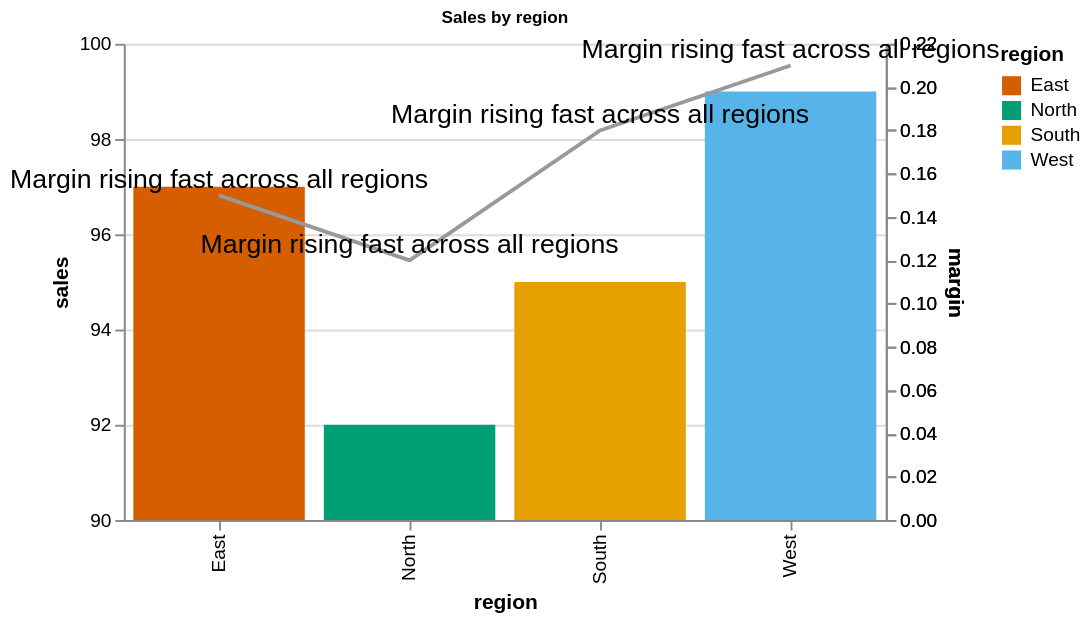

Express this chart as Vega-Lite.
### Vega specification from a JSON file in a GitHub repository (floating-point values rounded to 4 significant figures)
{"$schema": "https://vega.github.io/schema/vega/v6.json", "background": "white", "padding": 5, "width": 400, "height": 250, "title": {"text": "Sales by region", "fontSize": 9, "frame": "group"}, "style": "cell", "data": [{"name": "source_0", "values": [{"region": "North", "sales": 92, "margin": 0.12}, {"region": "South", "sales": 95, "margin": 0.18}, {"region": "East", "sales": 97, "margin": 0.15}, {"region": "West", "sales": 99, "margin": 0.21}]}, {"name": "data_1", "source": "source_0", "transform": [{"type": "stack", "groupby": ["region"], "field": "sales", "sort": {"field": [], "order": []}, "as": ["sales_start", "sales_end"], "offset": "zero"}, {"type": "filter", "expr": "isValid(datum[\"sales\"]) && isFinite(+datum[\"sales\"])"}]}, {"name": "data_2", "source": "source_0", "transform": [{"type": "filter", "expr": "isValid(datum[\"margin\"]) && isFinite(+datum[\"margin\"])"}]}], "marks": [{"name": "layer_0_marks", "type": "rect", "clip": true, "style": ["bar"], "from": {"data": "data_1"}, "encode": {"update": {"fill": {"scale": "color", "field": "region"}, "ariaRoleDescription": {"value": "bar"}, "description": {"signal": "\"region: \" + (isValid(datum[\"region\"]) ? isArray(datum[\"region\"]) ? join(datum[\"region\"], ' ') : datum[\"region\"] : \"\"+datum[\"region\"]) + \"; sales: \" + (format(datum[\"sales\"], \"\"))"}, "x": {"scale": "x", "field": "region"}, "width": {"signal": "max(0.25, bandwidth('x'))"}, "y": {"scale": "layer_0_y", "field": "sales_end"}, "y2": {"scale": "layer_0_y", "field": "sales_start"}}}}, {"name": "layer_1_marks", "type": "line", "style": ["line"], "sort": {"field": "x"}, "from": {"data": "source_0"}, "encode": {"update": {"stroke": {"value": "#999999"}, "description": {"signal": "\"region: \" + (isValid(datum[\"region\"]) ? isArray(datum[\"region\"]) ? join(datum[\"region\"], ' ') : datum[\"region\"] : \"\"+datum[\"region\"]) + \"; margin: \" + (format(datum[\"margin\"], \"\"))"}, "x": {"scale": "x", "field": "region", "band": 0.5}, "y": {"scale": "layer_1_y", "field": "margin"}, "defined": {"signal": "isValid(datum[\"margin\"]) && isFinite(+datum[\"margin\"])"}}}}, {"name": "layer_2_marks", "type": "text", "style": ["text"], "from": {"data": "data_2"}, "encode": {"update": {"dy": {"value": -8}, "fontSize": {"value": 14}, "fill": {"value": "black"}, "description": {"signal": "\"region: \" + (isValid(datum[\"region\"]) ? isArray(datum[\"region\"]) ? join(datum[\"region\"], ' ') : datum[\"region\"] : \"\"+datum[\"region\"]) + \"; margin: \" + (format(datum[\"margin\"], \"\"))"}, "x": {"scale": "x", "field": "region", "band": 0.5}, "y": {"scale": "layer_2_y", "field": "margin"}, "text": {"value": "Margin rising fast across all regions"}, "align": {"value": "center"}, "baseline": {"value": "middle"}}}}], "scales": [{"name": "x", "type": "band", "domain": {"fields": [{"data": "data_1", "field": "region"}, {"data": "source_0", "field": "region"}, {"data": "data_2", "field": "region"}], "sort": true}, "range": [0, {"signal": "width"}], "paddingInner": 0.1, "paddingOuter": 0.05}, {"name": "color", "type": "ordinal", "domain": {"data": "data_1", "field": "region", "sort": true}, "range": ["#D55E00", "#009E73", "#E69F00", "#56B4E9"]}, {"name": "layer_0_y", "type": "linear", "domain": [90, 100], "range": [{"signal": "height"}, 0], "zero": false}, {"name": "layer_1_y", "type": "linear", "domain": {"data": "source_0", "field": "margin"}, "range": [{"signal": "height"}, 0], "nice": true, "zero": true}, {"name": "layer_2_y", "type": "linear", "domain": {"data": "data_2", "field": "margin"}, "range": [{"signal": "height"}, 0], "nice": true, "zero": true}], "axes": [{"scale": "layer_0_y", "orient": "left", "gridScale": "x", "grid": true, "tickCount": {"signal": "ceil(height/40)"}, "domain": false, "labels": false, "aria": false, "maxExtent": 0, "minExtent": 0, "ticks": false, "zindex": 0}, {"scale": "x", "orient": "bottom", "grid": false, "title": "region", "labelAlign": "right", "labelAngle": 270, "labelBaseline": "middle", "zindex": 0}, {"scale": "layer_0_y", "orient": "left", "grid": false, "title": "sales", "labelOverlap": true, "tickCount": {"signal": "ceil(height/40)"}, "zindex": 0}, {"scale": "layer_1_y", "orient": "right", "grid": false, "title": "margin", "labelOverlap": true, "tickCount": {"signal": "ceil(height/40)"}, "zindex": 0}, {"scale": "layer_2_y", "orient": "right", "grid": false, "title": "margin", "labelOverlap": true, "tickCount": {"signal": "ceil(height/40)"}, "zindex": 0}], "legends": [{"fill": "color", "symbolType": "square", "title": "region"}]}
